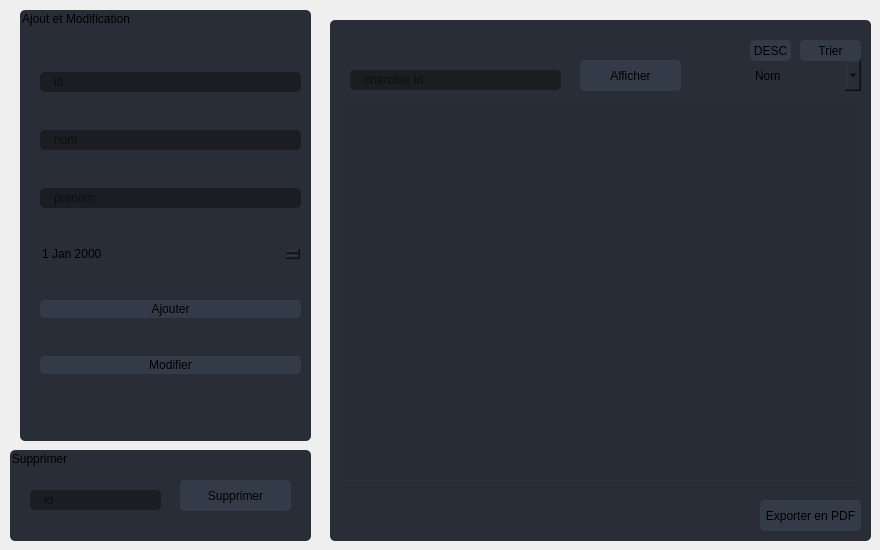
        <widget class="QWidget" name="page_6">
         <widget class="QGroupBox" name="groupBox_8">
          <property name="geometry">
           <rect>
            <x>10</x>
            <y>450</y>
            <width>301</width>
            <height>91</height>
           </rect>
          </property>
          <property name="styleSheet">
           <string notr="true">background-color: rgb(41, 45, 56);
border-radius: 5px;
</string>
          </property>
          <property name="title">
           <string>Supprimer</string>
          </property>
          <widget class="QPushButton" name="supp_cit">
           <property name="geometry">
            <rect>
             <x>170</x>
             <y>30</y>
             <width>111</width>
             <height>31</height>
            </rect>
           </property>
           <property name="styleSheet">
            <string notr="true">QPushButton {
	border: 2px solid rgb(52, 59, 72);
	border-radius: 5px;	
	background-color: rgb(52, 59, 72);
}
QPushButton:hover {
	background-color: rgb(57, 65, 80);
	border: 2px solid rgb(61, 70, 86);
}
QPushButton:pressed {	
	background-color: rgb(35, 40, 49);
	border: 2px solid rgb(43, 50, 61);
}</string>
           </property>
           <property name="text">
            <string>Supprimer</string>
           </property>
          </widget>
          <widget class="QLineEdit" name="leDEL">
           <property name="geometry">
            <rect>
             <x>20</x>
             <y>40</y>
             <width>131</width>
             <height>20</height>
            </rect>
           </property>
           <property name="styleSheet">
            <string notr="true">QLineEdit {
	background-color: rgb(27, 29, 35);
	border-radius: 5px;
	border: 2px solid rgb(27, 29, 35);
	padding-left: 10px;
}
QLineEdit:hover {
	border: 2px solid rgb(64, 71, 88);
}
QLineEdit:focus {
	border: 2px solid rgb(91, 101, 124);
}</string>
           </property>
           <property name="text">
            <string/>
           </property>
           <property name="placeholderText">
            <string>id</string>
           </property>
          </widget>
         </widget>
         <widget class="QGroupBox" name="groupBox_7">
          <property name="geometry">
           <rect>
            <x>330</x>
            <y>20</y>
            <width>541</width>
            <height>521</height>
           </rect>
          </property>
          <property name="styleSheet">
           <string notr="true">background-color: rgb(41, 45, 56);
border-radius: 5px;
</string>
          </property>
          <property name="title">
           <string/>
          </property>
          <widget class="QTableView" name="tab_cit">
           <property name="geometry">
            <rect>
             <x>10</x>
             <y>80</y>
             <width>521</width>
             <height>381</height>
            </rect>
           </property>
           <property name="styleSheet">
            <string notr="true">QTableView {	
	color:white;
	background-color: rgb(39, 44, 54);
	padding: 10px;
	border-radius: 5px;
	gridline-color: rgb(44, 49, 60);
	border-bottom: 1px solid rgb(44, 49, 60);
}
QTableView::item{
	border-color: rgb(44, 49, 60);
	padding-left: 5px;
	padding-right: 5px;
	gridline-color: rgb(44, 49, 60);
}
QTableView::item:selected{
	background-color: rgb(85, 170, 255);
}
QScrollBar:horizontal {
    border: none;
    background: rgb(52, 59, 72);
    height: 14px;
    margin: 0px 21px 0 21px;
	border-radius: 0px;
}
 QScrollBar:vertical {
	border: none;
    background: rgb(52, 59, 72);
    width: 14px;
    margin: 21px 0 21px 0;
	border-radius: 0px;
 }
/*QHeaderView::section{
	Background-color: rgb(39, 44, 54);
	max-width: 30px;
	border: 1px solid rgb(44, 49, 60);
	border-style: none;
    border-bottom: 1px solid rgb(44, 49, 60);
    border-right: 1px solid rgb(44, 49, 60);
}*/
QTableView::horizontalHeader {	
	background-color: rgb(81, 255, 0);
}
/*QHeaderView::section:horizontal
{
    border: 1px solid rgb(32, 34, 42);
	background-color: rgb(27, 29, 35);
	padding: 3px;
	border-top-left-radius: 7px;
    border-top-right-radius: 7px;
}
QHeaderView::section:vertical
{
    border: 1px solid rgb(44, 49, 60);
}*/
QTableCornerButton::section
{
	background-color: rgb(39, 44, 54);
    color: #fff;

}


QHeaderView::section
{
	border-top: 0px;
	border-bottom: 1px solid gray;
	border-right: 1px solid gray;
	background-color: rgb(39, 44, 54);
    margin-top:1px;
	margin-bottom:1px;
	padding: 5px;

}
QHeaderView::section::horizontal
{
	background-color:rgb(52, 59, 72);

    border-left: 1px solid rgb(39, 44, 54);

}
QHeaderView::section::vertical::first,
QHeaderView::section::vertical::only-one
{
    border-top: 1px solid rgb(39, 44, 54);

}


QHeaderView::section::vertical
{
   background-color:rgb(52, 59, 72);
    border-top: 1px solid rgb(39, 44, 54);

}


QHeaderView::section::horizontal::first,
QHeaderView::section::horizontal::only-one
{
    border-left: 1px solid rgb(39, 44, 54);

}


QHeaderView::section::horizontal
{
	background-color:rgb(52, 59, 72);

    border-left: 1px solid rgb(39, 44, 54);

}

</string>
           </property>
          </widget>
          <widget class="QPushButton" name="Bshow">
           <property name="geometry">
            <rect>
             <x>250</x>
             <y>40</y>
             <width>101</width>
             <height>31</height>
            </rect>
           </property>
           <property name="styleSheet">
            <string notr="true">QPushButton {
	border: 2px solid rgb(52, 59, 72);
	border-radius: 5px;	
	background-color: rgb(52, 59, 72);
}
QPushButton:hover {
	background-color: rgb(57, 65, 80);
	border: 2px solid rgb(61, 70, 86);
}
QPushButton:pressed {	
	background-color: rgb(35, 40, 49);
	border: 2px solid rgb(43, 50, 61);
}</string>
           </property>
           <property name="text">
            <string>Afficher</string>
           </property>
          </widget>
          <widget class="QLineEdit" name="chercher_cit">
           <property name="geometry">
            <rect>
             <x>20</x>
             <y>50</y>
             <width>211</width>
             <height>20</height>
            </rect>
           </property>
           <property name="styleSheet">
            <string notr="true">QLineEdit {
	background-color: rgb(27, 29, 35);
	border-radius: 5px;
	border: 2px solid rgb(27, 29, 35);
	padding-left: 10px;
}
QLineEdit:hover {
	border: 2px solid rgb(64, 71, 88);
}
QLineEdit:focus {
	border: 2px solid rgb(91, 101, 124);
}</string>
           </property>
           <property name="text">
            <string/>
           </property>
           <property name="placeholderText">
            <string>chercher id</string>
           </property>
          </widget>
          <widget class="QComboBox" name="combocit">
           <property name="geometry">
            <rect>
             <x>420</x>
             <y>40</y>
             <width>111</width>
             <height>31</height>
            </rect>
           </property>
           <item>
            <property name="text">
             <string>Nom</string>
            </property>
           </item>
           <item>
            <property name="text">
             <string>ID</string>
            </property>
           </item>
          </widget>
          <widget class="QPushButton" name="export_cit">
           <property name="geometry">
            <rect>
             <x>430</x>
             <y>480</y>
             <width>101</width>
             <height>31</height>
            </rect>
           </property>
           <property name="styleSheet">
            <string notr="true">QPushButton {
	border: 2px solid rgb(52, 59, 72);
	border-radius: 5px;	
	background-color: rgb(52, 59, 72);
}
QPushButton:hover {
	background-color: rgb(57, 65, 80);
	border: 2px solid rgb(61, 70, 86);
}
QPushButton:pressed {	
	background-color: rgb(35, 40, 49);
	border: 2px solid rgb(43, 50, 61);
}</string>
           </property>
           <property name="text">
            <string>Exporter en PDF</string>
           </property>
          </widget>
          <widget class="QPushButton" name="B_ASC">
           <property name="geometry">
            <rect>
             <x>420</x>
             <y>20</y>
             <width>41</width>
             <height>21</height>
            </rect>
           </property>
           <property name="styleSheet">
            <string notr="true">QPushButton {
	border: 2px solid rgb(52, 59, 72);
	border-radius: 5px;	
	background-color: rgb(52, 59, 72);
}
QPushButton:hover {
	background-color: rgb(57, 65, 80);
	border: 2px solid rgb(61, 70, 86);
}
QPushButton:pressed {	
	background-color: rgb(35, 40, 49);
	border: 2px solid rgb(43, 50, 61);
}</string>
           </property>
           <property name="text">
            <string>DESC</string>
           </property>
          </widget>
          <widget class="QPushButton" name="trier_cit">
           <property name="geometry">
            <rect>
             <x>470</x>
             <y>20</y>
             <width>61</width>
             <height>21</height>
            </rect>
           </property>
           <property name="styleSheet">
            <string notr="true">QPushButton {
	border: 2px solid rgb(52, 59, 72);
	border-radius: 5px;	
	background-color: rgb(52, 59, 72);
}
QPushButton:hover {
	background-color: rgb(57, 65, 80);
	border: 2px solid rgb(61, 70, 86);
}
QPushButton:pressed {	
	background-color: rgb(35, 40, 49);
	border: 2px solid rgb(43, 50, 61);
}</string>
           </property>
           <property name="text">
            <string>Trier</string>
           </property>
          </widget>
         </widget>
         <widget class="QGroupBox" name="groupBox_6">
          <property name="geometry">
           <rect>
            <x>20</x>
            <y>10</y>
            <width>291</width>
            <height>431</height>
           </rect>
          </property>
          <property name="styleSheet">
           <string notr="true">background-color: rgb(41, 45, 56);
border-radius: 5px;
</string>
          </property>
          <property name="title">
           <string>Ajout et Modification</string>
          </property>
          <widget class="QWidget" name="layoutWidget">
           <property name="geometry">
            <rect>
             <x>20</x>
             <y>30</y>
             <width>261</width>
             <height>371</height>
            </rect>
           </property>
           <layout class="QVBoxLayout" name="verticalLayout_7">
            <item>
             <widget class="QLineEdit" name="id_cit">
              <property name="styleSheet">
               <string notr="true">QLineEdit {
	background-color: rgb(27, 29, 35);
	border-radius: 5px;
	border: 2px solid rgb(27, 29, 35);
	padding-left: 10px;
}
QLineEdit:hover {
	border: 2px solid rgb(64, 71, 88);
}
QLineEdit:focus {
	border: 2px solid rgb(91, 101, 124);
}</string>
              </property>
              <property name="text">
               <string/>
              </property>
              <property name="placeholderText">
               <string>id</string>
              </property>
             </widget>
            </item>
            <item>
             <widget class="QLineEdit" name="nom_cit">
              <property name="styleSheet">
               <string notr="true">QLineEdit {
	background-color: rgb(27, 29, 35);
	border-radius: 5px;
	border: 2px solid rgb(27, 29, 35);
	padding-left: 10px;
}
QLineEdit:hover {
	border: 2px solid rgb(64, 71, 88);
}
QLineEdit:focus {
	border: 2px solid rgb(91, 101, 124);
}</string>
              </property>
              <property name="text">
               <string/>
              </property>
              <property name="placeholderText">
               <string>nom</string>
              </property>
             </widget>
            </item>
            <item>
             <widget class="QLineEdit" name="prenom_cit">
              <property name="styleSheet">
               <string notr="true">QLineEdit {
	background-color: rgb(27, 29, 35);
	border-radius: 5px;
	border: 2px solid rgb(27, 29, 35);
	padding-left: 10px;
}
QLineEdit:hover {
	border: 2px solid rgb(64, 71, 88);
}
QLineEdit:focus {
	border: 2px solid rgb(91, 101, 124);
}</string>
              </property>
              <property name="text">
               <string/>
              </property>
              <property name="placeholderText">
               <string>prenom</string>
              </property>
             </widget>
            </item>
            <item>
             <widget class="QDateEdit" name="date_cit"/>
            </item>
            <item>
             <widget class="QPushButton" name="ajouter_cit">
              <property name="styleSheet">
               <string notr="true">QPushButton {
	border: 2px solid rgb(52, 59, 72);
	border-radius: 5px;	
	background-color: rgb(52, 59, 72);
}
QPushButton:hover {
	background-color: rgb(57, 65, 80);
	border: 2px solid rgb(61, 70, 86);
}
QPushButton:pressed {	
	background-color: rgb(35, 40, 49);
	border: 2px solid rgb(43, 50, 61);
}</string>
              </property>
              <property name="text">
               <string>Ajouter</string>
              </property>
             </widget>
            </item>
            <item>
             <widget class="QPushButton" name="modifier_cit">
              <property name="styleSheet">
               <string notr="true">QPushButton {
	border: 2px solid rgb(52, 59, 72);
	border-radius: 5px;	
	background-color: rgb(52, 59, 72);
}
QPushButton:hover {
	background-color: rgb(57, 65, 80);
	border: 2px solid rgb(61, 70, 86);
}
QPushButton:pressed {	
	background-color: rgb(35, 40, 49);
	border: 2px solid rgb(43, 50, 61);
}</string>
              </property>
              <property name="text">
               <string>Modifier</string>
              </property>
             </widget>
            </item>
           </layout>
          </widget>
         </widget>
        </widget>
